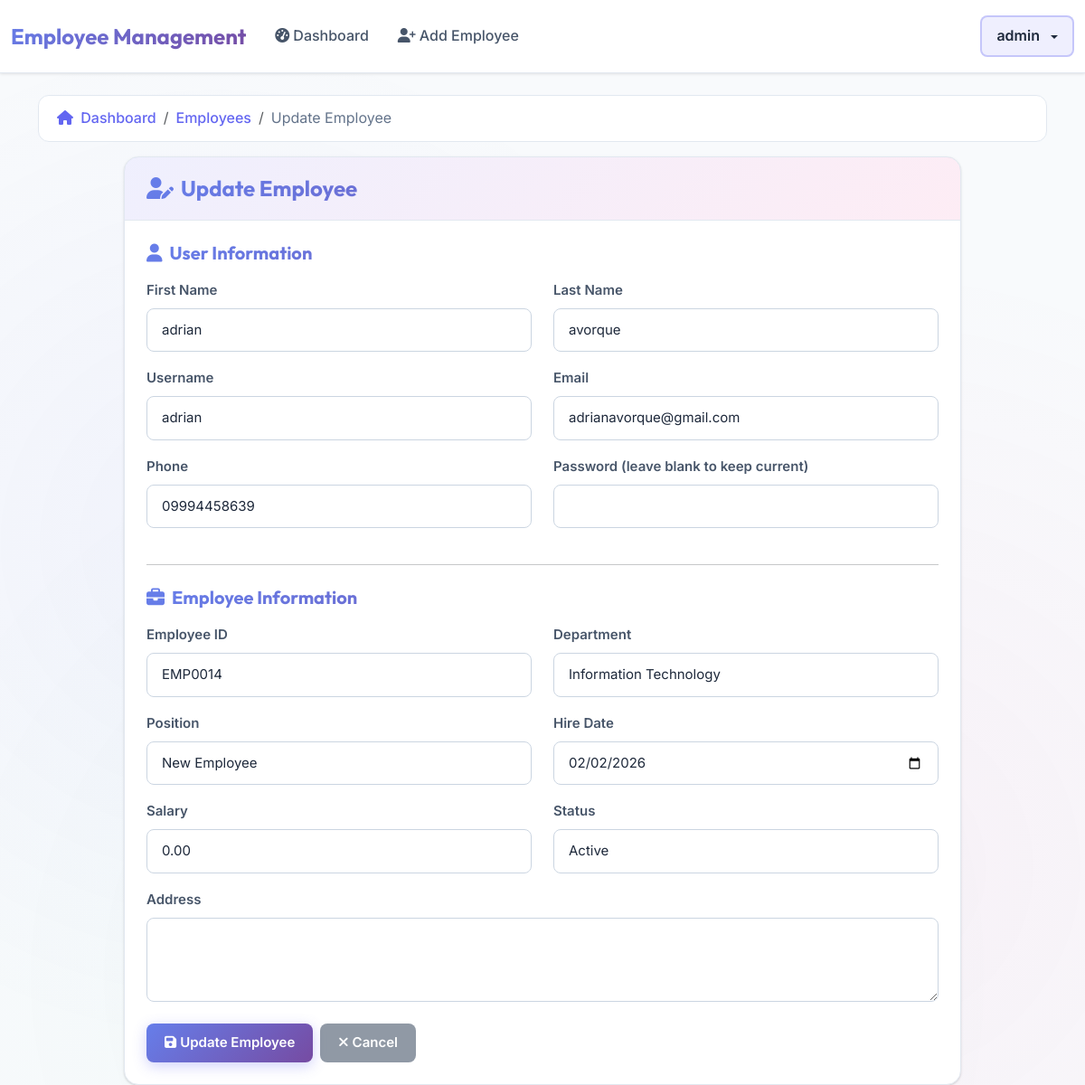
The app's page /employees/12/update/ (signed in) with its own data.
### employees/models.py (models this page shows, shortened)
class User(AbstractUser):
    ROLE_CHOICES = (
        ('admin', 'Admin'),
        ('employee', 'Employee'),
    )
    role = models.CharField(max_length=10, choices=ROLE_CHOICES, default='employee')
    phone = models.CharField(max_length=15, blank=True)
    def is_admin(self):
        return self.role == 'admin' or self.is_superuser or self.is_staff
    def get_role_display(self):
        if self.is_superuser or self.is_staff or self.role == 'admin':
            return 'Admin'
        return dict(self.ROLE_CHOICES).get(self.role, 'Employee')

class Employee(models.Model):
    DEPARTMENT_CHOICES = (
        ('IT', 'Information Technology'),
        ('HR', 'Human Resources'),
        ('FIN', 'Finance'),
        ('MKT', 'Marketing'),
        ('OPS', 'Operations'),
    )
    STATUS_CHOICES = (
        ('active', 'Active'),
        ('inactive', 'Inactive'),
        ('on_leave', 'On Leave'),
    )
    user = models.OneToOneField(User, on_delete=models.CASCADE, related_name='employee_profile')
    employee_id = models.CharField(max_length=10, unique=True)
    department = models.CharField(max_length=3, choices=DEPARTMENT_CHOICES)
    position = models.CharField(max_length=100)
    hire_date = models.DateField()
    salary = models.DecimalField(max_digits=10, decimal_places=2)
    status = models.CharField(max_length=10, choices=STATUS_CHOICES, default='active')
    address = models.TextField(blank=True)
    created_at = models.DateTimeField(auto_now_add=True)
    updated_at = models.DateTimeField(auto_now=True)
    class Meta:
        ordering = ['-created_at']

### employees/views.py (the view)
# urls.py: path('<int:pk>/update/', views.employee_update, name='employee_update'),
@login_required
@user_passes_test(is_admin)
def employee_update(request, pk):
    employee = get_object_or_404(Employee, pk=pk)
    if request.method == 'POST':
        form = EmployeeForm(request.POST, instance=employee, instance_user=employee.user)
        if form.is_valid():
            form.save()
            messages.success(request, f'Employee {employee.employee_id} updated successfully.')
            return redirect('employee_detail', pk=pk)
    else:
        form = EmployeeForm(instance=employee, instance_user=employee.user)
    return render(request, 'employees/pages/employee_form.html', {
        'form': form,
        'action': 'Update',
        'employee': employee
    })

### employees/views.py (called while the page is built)
def is_admin(user):
    return user.is_authenticated and (getattr(user, 'role', None) == 'admin' or getattr(user, 'is_superuser', False))

### employees/templates/employees/pages/employee_form.html (shortened to what this page needs)
{% extends 'employees/templates/base.html' %}
{% block content %}
<div class="container mt-4 slide-up">
  <nav aria-label="breadcrumb" class="mb-3">
    <ol class="breadcrumb">
      <li class="breadcrumb-item">
        <a href="{% url 'dashboard' %}"><i class="fas fa-home me-1"></i> Dashboard</a>
      </li>
      <li class="breadcrumb-item">
        <a href="{% url 'employee_list' %}">Employees</a>
      </li>
      <li class="breadcrumb-item active" aria-current="page">{{ action }} Employee</li>
    </ol>
  </nav>
  <div class="row justify-content-center">
    <div class="col-md-10">
      <div class="card">
        <div class="card-header">
          <h4 class="mb-0 gradient-text"><i class="fas fa-user-edit me-2"></i>{{ action }} Employee</h4>
        </div>
        <div class="card-body">
          <form method="post">
            <h5 class="mb-3 gradient-text"><i class="fas fa-user me-2"></i>User Information</h5>
            <div class="row">
              <div class="col-md-6">
                <div class="mb-3">
                  <label for="{{ form.first_name.id_for_label }}" class="form-label">First Name</label>
                  {{ form.first_name }}
                </div>
              </div>
              <div class="col-md-6">
                <div class="mb-3">
                  <label for="{{ form.last_name.id_for_label }}" class="form-label">Last Name</label>
                  {{ form.last_name }}
                </div>
              </div>
            </div>
            <div class="row">
              <div class="col-md-6">
                <div class="mb-3">
                  <label for="{{ form.username.id_for_label }}" class="form-label">Username</label>
                  {{ form.username }}
                </div>
              </div>
              <div class="col-md-6">
                <div class="mb-3">
                  <label for="{{ form.email.id_for_label }}" class="form-label">Email</label>
                  {{ form.email }}
                </div>
              </div>
            </div>
            <div class="row">
              <div class="col-md-6">
                <div class="mb-3">
                  <label for="{{ form.phone.id_for_label }}" class="form-label">Phone</label>
                  {{ form.phone }}
                </div>
              </div>
              <div class="col-md-6">
                <div class="mb-3">
                  <label for="{{ form.password.id_for_label }}" class="form-label">
                    Password {% if employee %}(leave blank to keep current){% endif %}
                  </label>
                  {{ form.password }}
                </div>
              </div>
            </div>
            <hr class="my-4">
            <h5 class="mb-3 gradient-text"><i class="fas fa-briefcase me-2"></i>Employee Information</h5>
            <div class="row">
              <div class="col-md-6">
                <div class="mb-3">
                  <label for="{{ form.employee_id.id_for_label }}" class="form-label">Employee ID</label>
                  {{ form.employee_id }}
                </div>
              </div>
              <div class="col-md-6">
                <div class="mb-3">
                  <label for="{{ form.department.id_for_label }}" class="form-label">Department</label>
                  {{ form.department }}
                </div>
              </div>
            </div>
            <div class="row">
              <div class="col-md-6">
                <div class="mb-3">
                  <label for="{{ form.position.id_for_label }}" class="form-label">Position</label>
                  {{ form.position }}
                </div>
              </div>
              <div class="col-md-6">
                <div class="mb-3">
                  <label for="{{ form.hire_date.id_for_label }}" class="form-label">Hire Date</label>
                  {{ form.hire_date }}
                </div>
              </div>
            </div>
            <div class="row">
              <div class="col-md-6">
                <div class="mb-3">
                  <label for="{{ form.salary.id_for_label }}" class="form-label">Salary</label>
                  {{ form.salary }}
                </div>
              </div>
              <div class="col-md-6">
                <div class="mb-3">
                  <label for="{{ form.status.id_for_label }}" class="form-label">Status</label>
                  {{ form.status }}
                </div>
              </div>
            </div>
            <div class="mb-3">
              <label for="{{ form.address.id_for_label }}" class="form-label">Address</label>
              {{ form.address }}
            </div>
            <div class="d-flex gap-2 mt-4">
              <button type="submit" class="btn btn-primary">
                <i class="fas fa-save me-1"></i>{{ action }} Employee
              </button>
              <a href="{% url 'employee_list' %}" class="btn btn-secondary">
                <i class="fas fa-times me-1"></i>Cancel
              </a>
            </div>
          </form>
        </div>
      </div>
    </div>
  </div>
</div>
{% endblock %}

### employees/templates/employees/organisms/navbar.html (shortened to what this page needs)
<nav class="navbar navbar-expand-lg navbar-dark bg-dark mb-4">
  <div class="container-fluid">
    <a class="navbar-brand" href="{% url 'dashboard' %}">Employee Management</a>
    <div class="collapse navbar-collapse" id="navbarNav">
      <ul class="navbar-nav me-auto">
        {% if user.is_admin or user.is_superuser %}
        <li class="nav-item">
          <a class="nav-link" href="{% url 'dashboard' %}">
            <i class="fas fa-tachometer-alt me-1"></i>Dashboard
          </a>
        </li>
        <li class="nav-item">
          <a class="nav-link" href="{% url 'employee_create' %}">
            <i class="fas fa-user-plus me-1"></i>Add Employee
          </a>
        </li>
        {% else %}
        <li class="nav-item">
          <a class="nav-link" href="{% url 'dashboard' %}">
            <i class="fas fa-user me-1"></i>My Profile
          </a>
        </li>
        {% endif %}
      </ul>
      <ul class="navbar-nav">
        <li class="nav-item dropdown">
          <a
            class="nav-link dropdown-toggle"
            href="#"
            role="button"
            data-bs-toggle="dropdown"
          >
            {{ user.get_full_name|default:user.username }}
          </a>
        </li>
      </ul>
    </div>
  </div>
</nav>

### records on screen
User: get_full_name "admin"
User: first_name "adrian", last_name "avorque", username "adrian", email "adrianavorque@gmail.com", phone "09994458639"
Employee: employee_id "EMP0014", department "Information Technology", position "New Employee", hire_date "02/02/2026", salary "0.00", status "Active"

### other values on screen
{{ action }} "Update"
